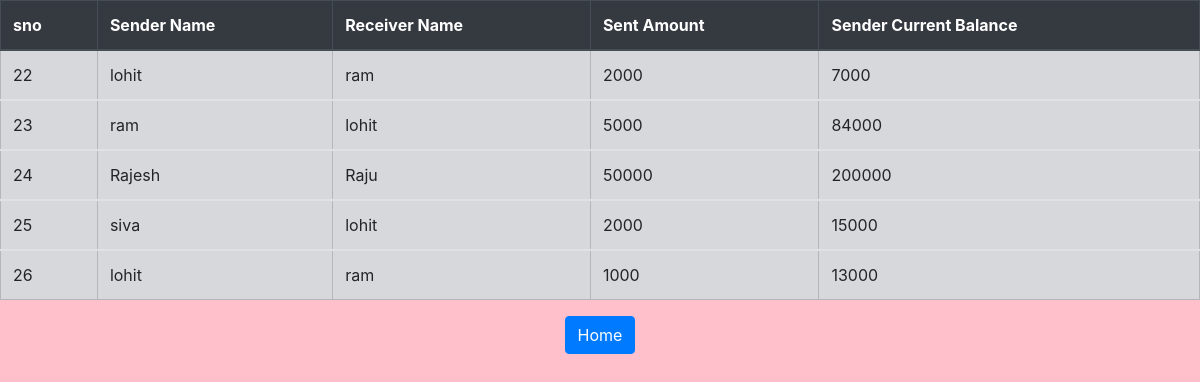
Page /transactions on the committed database.
### bankapp/models.py (models this page shows)
class Transact(models.Model):
    senname=models.CharField(max_length=50)
    recname=models.CharField(max_length=50)
    senamt = models.IntegerField()
    curbal=models.IntegerField()

### bankapp/views.py (the view)
# urls.py: path("transactions",views.transactions,name="transactions")
def transactions(request):
    t1=Transact.objects.all()
    return render(request,"transact.html",{"transact":t1})

### templates/transact.html (shortened to what this page needs)
<!DOCTYPE html>
<html lang="en">
<head>
    <link rel="stylesheet" href="https://stackpath.bootstrapcdn.com/bootstrap/4.3.1/css/bootstrap.min.css">
</head>
<body style="background-color:pink">
<center>
<table class="table table-bordered table-hover">
    <thead class="thead-dark">
    <tr>
        <th>sno</th>
        <th>Sender Name</th>
        <th>Receiver Name</th>
        <th>Sent Amount</th>
        <th>Sender Current Balance</th>
    </tr>
    </thead>
     {% for x in transact %}
    <tbody class="table-secondary">
  <tr>
    <td>{{x.id}}</td>
    <td> {{x.senname}} </td>
    <td>{{x.recname}}</td>
    <td>{{x.senamt}} </td>
    <td>{{x.curbal}} </td>
  </tr>
  {% endfor %}
    </tbody>
    </table>
    <form action="/" method="post">
<input type="submit" class="btn btn-primary" value="Home" >
</form>
</center>
</body>
</html>

### rows in the picture
Transact: id "22", senname "lohit", recname "ram", senamt "2000", curbal "7000"
Transact: id "23", senname "ram", recname "lohit", senamt "5000", curbal "84000"
Transact: id "24", senname "Rajesh", recname "Raju", senamt "50000", curbal "200000"
Transact: id "25", senname "siva", recname "lohit", senamt "2000", curbal "15000"
Transact: id "26", senname "lohit", recname "ram", senamt "1000", curbal "13000"
